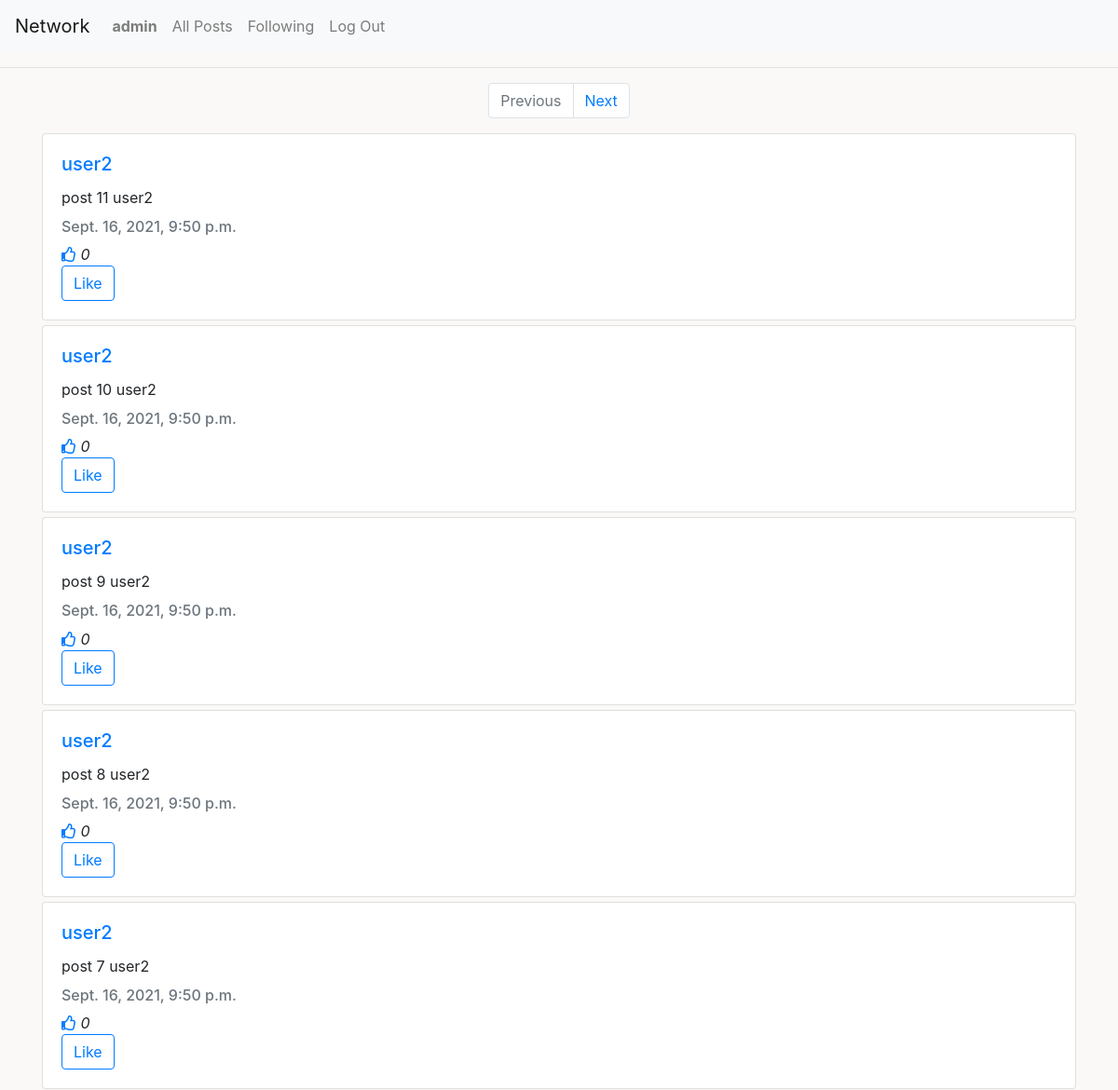
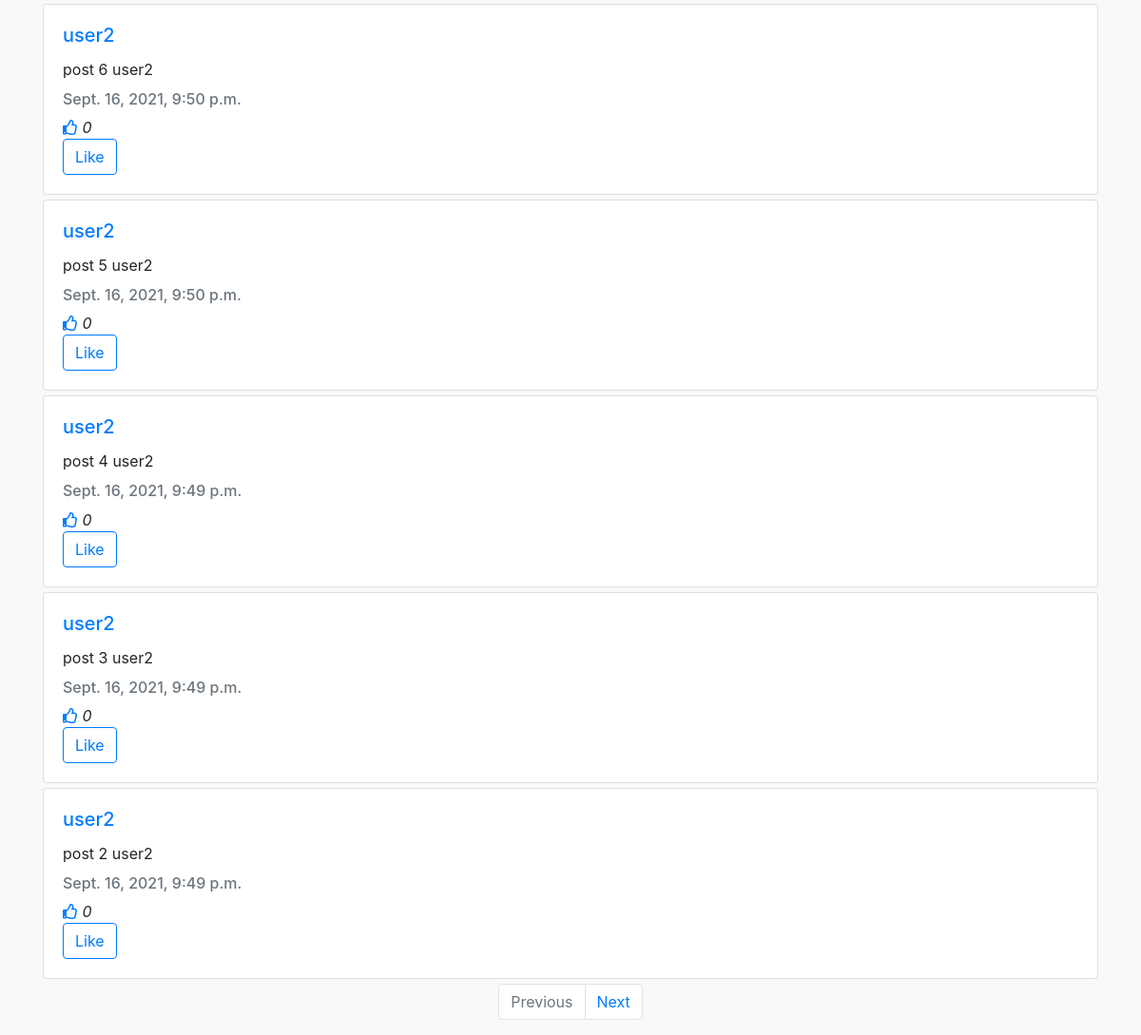
Page /following (signed in) on the committed database (2 pictures, top to bottom).
### network/models.py (models this page shows, shortened)
class User(AbstractUser):
    def serialize(self):
        return {
            "id": self.id,
            "username": self.username
        }

class Post(models.Model):
    content = models.CharField(max_length=600)
    date = models.DateTimeField(default=timezone.now)
    author = models.ForeignKey(User, on_delete=models.CASCADE,
                               default=None, related_name='user_post')
    like_status = models.BooleanField(default=False)
    like = models.ManyToManyField(User, blank=True, related_name='liked_posts')

### network/views.py (the view)
# urls.py: path("following", views.following, name='following'),
@csrf_exempt
@login_required
def following(request):
    user = request.user
    following_list = user.followers.all()
    followed = [follow.followed for follow in following_list]
    posts = Post.objects.filter(author__in=followed).order_by('-date')
    post_paginator = Paginator(posts, 10)
    page_num = request.GET.get('page')
    page = post_paginator.get_page(page_num)
    return render(request, 'network/following.html', {
        "page": page
    })

### network/templates/network/following.html (shortened to what this page needs)
{% extends "network/layout.html" %}
{% load static %}
{% block body %}
<div class="container posts">
    {% if page %}
    <nav aria-label="Page navigation example">
        <ul class="pagination justify-content-center">
            {% if page.has_previous %}
            <li class="page-item">
                <a class="page-link" href="{% url 'following'  %}?page={{ page.previous_page_number }}">Previous</a>
            </li>
            {% else %}
            <li class="page-item disabled">
                <a class="page-link" href="#" tabindex="-1" aria-disabled="true">Previous</a>
            </li>
            {% endif %}
            {% if page.has_next %}
            <li class="page-item">
                <a class="page-link" href="{% url 'following' %}?page={{ page.next_page_number }}">Next</a>
            </li>
            {% else %}
            <li class="page-item disabled">
                <a class="page-link" href="#" tabindex="-1" aria-disabled="true">Next</a>
            </li>
            {% endif %}
        </ul>
    </nav>
    {% for post in page.object_list %}
    <div class="card" style="width: 100%; margin-bottom: 5px;">
        <div class="card-body">
            <a href="{% url 'profile' post.author.id %}">
                <h5 class="card-title author">{{ post.author }}</h5>
            </a>
            <p class="card-text content" data-id="{{ post.id }}">{{ post.content }}</p>
            <h6 class="card-subtitle mb-2 text-muted date">{{ post.date }}</h6>
            <i class="far fa-thumbs-up" style="color: #007bff;"></i>
            <i id="likeCounter" data-id="{{ post.id }}">
                {{ post.like.count }}
            </i>
            <div class="btn-group">
                {% if user.is_authenticated %}
                {% if user in post.like.all %}
                <a href="#" class="btn btn-outline-primary like" id="likeButton" data-id="{{ post.id }}">Unlike</a>
                {% else %}
                <a href="#" class="btn btn-outline-primary like" id="likeButton" data-id="{{ post.id }}">Like</a>
                {% endif %}
                {% else %}
                <a href="{% url 'login' %}" class="btn btn-outline-primary like" id="likeButton"
                    data-id="{{ post.id }}">Like</a>
                {% endif %}
            </div>
        </div>
    </div>
    {% endfor %}
    <nav aria-label="Page navigation example">
        <ul class="pagination justify-content-center">
            {% if page.has_previous %}
            <li class="page-item">
                <a class="page-link" href="{% url 'following'  %}?page={{ page.previous_page_number }}">Previous</a>
            </li>
            {% else %}
            <li class="page-item disabled">
                <a class="page-link" href="#" tabindex="-1" aria-disabled="true">Previous</a>
            </li>
            {% endif %}
            {% if page.has_next %}
            <li class="page-item">
                <a class="page-link" href="{% url 'following' %}?page={{ page.next_page_number }}">Next</a>
            </li>
            {% else %}
            <li class="page-item disabled">
                <a class="page-link" href="#" tabindex="-1" aria-disabled="true">Next</a>
            </li>
            {% endif %}
        </ul>
    </nav>
    {% else %}
    <div class="card">
        <div class="card-body">
            Follow other users to see their posts here.
        </div>
    </div>
    {% endif %}
</div>
{% endblock %}

### network/templates/network/layout.html (shortened to what this page needs)
{% load static %}
<!DOCTYPE html>
<html lang="en">
    <head>
        <link rel="stylesheet" href="https://stackpath.bootstrapcdn.com/bootstrap/4.4.1/css/bootstrap.min.css">
        <link rel="stylesheet" href="https://use.fontawesome.com/releases/v5.15.3/css/all.css">
        <link href="{% static 'network/styles.css' %}" rel="stylesheet">
    </head>
    <body>
        <nav class="navbar navbar-expand-lg navbar-light bg-light">
            <a class="navbar-brand" href="{% url 'index' %}">Network</a>
            <div>
              <ul class="navbar-nav mr-auto">
                {% if user.is_authenticated %}
                    <li class="nav-item">
                        <a class="nav-link" href="{% url 'profile' user.id %}"><strong>{{ user.username }}</strong></a>
                    </li>
                {% endif %}
                <li class="nav-item">
                  <a class="nav-link" href="{% url 'index' %}">All Posts</a>
                </li>
                {% if user.is_authenticated %}
                    <li class="nav-item">
                        <a class="nav-link" href="{% url 'following' %}">Following</a>
                    </li>
                    <li class="nav-item">
                        <a class="nav-link" href="{% url 'logout' %}">Log Out</a>
                    </li>
                {% endif %}
              </ul>
            </div>
          </nav>
          <hr>
        <div class="body">
            {% block body %}
            {% endblock %}
        </div>
    </body>
</html>

### network/static/network/styles.css (style rules this page uses)
body { background-color: #faf9f8; }

### rows in the picture
User: username "admin"
Post: author "user2", content "post 11 user2", date "Sept. 16, 2021, 9:50 p.m.", like.count "0"
Post: author "user2", content "post 10 user2", date "Sept. 16, 2021, 9:50 p.m.", like.count "0"
Post: author "user2", content "post 9 user2", date "Sept. 16, 2021, 9:50 p.m.", like.count "0"
Post: author "user2", content "post 8 user2", date "Sept. 16, 2021, 9:50 p.m.", like.count "0"
Post: author "user2", content "post 7 user2", date "Sept. 16, 2021, 9:50 p.m.", like.count "0"
Post: author "user2", content "post 6 user2", date "Sept. 16, 2021, 9:50 p.m.", like.count "0"
Post: author "user2", content "post 5 user2", date "Sept. 16, 2021, 9:50 p.m.", like.count "0"
Post: author "user2", content "post 4 user2", date "Sept. 16, 2021, 9:49 p.m.", like.count "0"
Post: author "user2", content "post 3 user2", date "Sept. 16, 2021, 9:49 p.m.", like.count "0"
Post: author "user2", content "post 2 user2", date "Sept. 16, 2021, 9:49 p.m.", like.count "0"
